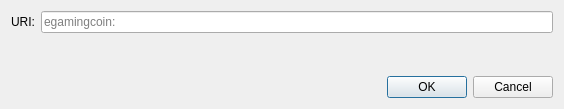
<?xml version="1.0" encoding="UTF-8"?>
<ui version="4.0">
 <class>OpenURIDialog</class>
 <widget class="QDialog" name="OpenURIDialog">
  <property name="geometry">
   <rect>
    <x>0</x>
    <y>0</y>
    <width>564</width>
    <height>109</height>
   </rect>
  </property>
  <property name="windowTitle">
   <string>Open URI</string>
  </property>
  <layout class="QVBoxLayout" name="verticalLayout">
   <item>
    <layout class="QHBoxLayout" name="horizontalLayout">
     <item>
      <widget class="QLabel" name="label">
       <property name="text">
        <string>URI:</string>
       </property>
      </widget>
     </item>
     <item>
      <widget class="QValidatedLineEdit" name="uriEdit">
       <property name="placeholderText">
        <string notr="true">egamingcoin:</string>
       </property>
      </widget>
     </item>
    </layout>
   </item>
   <item>
    <spacer name="verticalSpacer">
     <property name="orientation">
      <enum>Qt::Vertical</enum>
     </property>
     <property name="sizeHint" stdset="0">
      <size>
       <width>20</width>
       <height>40</height>
      </size>
     </property>
    </spacer>
   </item>
   <item>
    <widget class="QDialogButtonBox" name="buttonBox">
     <property name="orientation">
      <enum>Qt::Horizontal</enum>
     </property>
     <property name="standardButtons">
      <set>QDialogButtonBox::Cancel|QDialogButtonBox::Ok</set>
     </property>
    </widget>
   </item>
  </layout>
 </widget>
 <customwidgets>
  <customwidget>
   <class>QValidatedLineEdit</class>
   <extends>QLineEdit</extends>
   <header>qt/qvalidatedlineedit.h</header>
  </customwidget>
 </customwidgets>
 <resources/>
 <connections>
  <connection>
   <sender>buttonBox</sender>
   <signal>accepted()</signal>
   <receiver>OpenURIDialog</receiver>
   <slot>accept()</slot>
   <hints>
    <hint type="sourcelabel">
     <x>248</x>
     <y>254</y>
    </hint>
    <hint type="destinationlabel">
     <x>157</x>
     <y>274</y>
    </hint>
   </hints>
  </connection>
  <connection>
   <sender>buttonBox</sender>
   <signal>rejected()</signal>
   <receiver>OpenURIDialog</receiver>
   <slot>reject()</slot>
   <hints>
    <hint type="sourcelabel">
     <x>316</x>
     <y>260</y>
    </hint>
    <hint type="destinationlabel">
     <x>286</x>
     <y>274</y>
    </hint>
   </hints>
  </connection>
 </connections>
</ui>
